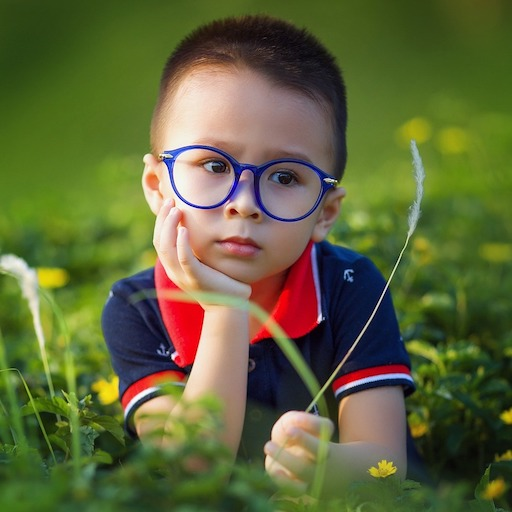
#> input picture assignments/cvtColor_implementation/sample.jpg, 512 x 512 px, found by its file name; its folder holds only this picture in this run
$ python app_HSV.py
#> lines starting #> are read from the running program, lines starting #| are printed output that depends on the picture
#> further down, img is the input picture: shape (512, 512, 3); mean B, G, R 57.8, 101.6, 95.4
import cv2
from data_path import DATA_PATH
import numpy as np


def convertToHSV(image):
    B, G, R = np.float32(cv2.split(image))
    B /= 255
    G /= 255
    R /= 255

    temp = np.maximum(B, G)
    V = np.maximum(temp, R)
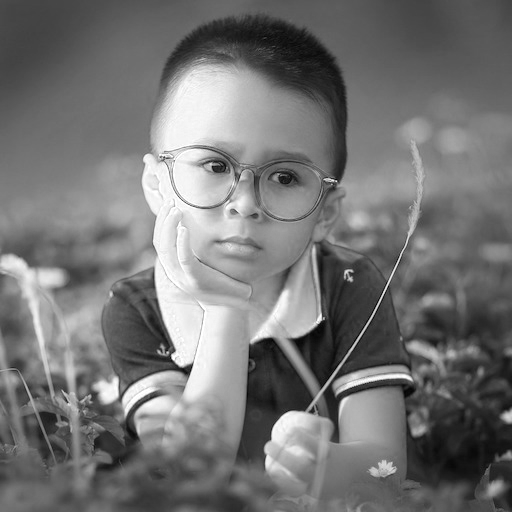
#> V: shape (512, 512) float32; min 0.00392, max 1, mean 0.454

    temp = np.minimum(B, G)
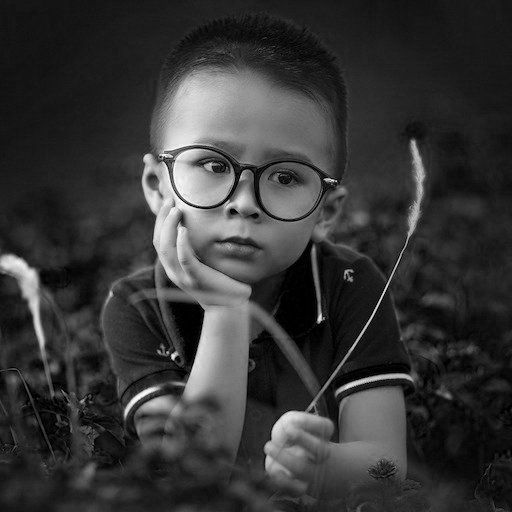
#> temp: shape (512, 512) float32; min 0, max 0.996, mean 0.212
    delta = V - np.minimum(temp, R)
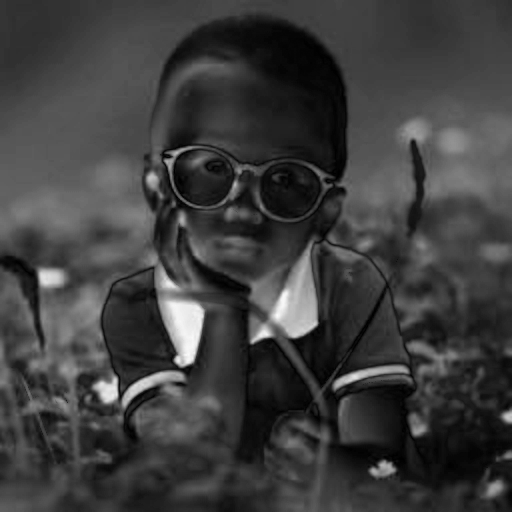
#> delta: shape (512, 512) float32; min 0, max 0.984, mean 0.245

    S = np.zeros_like(V)
    S[V != 0] = (delta[V != 0] / V[V != 0]) * 255
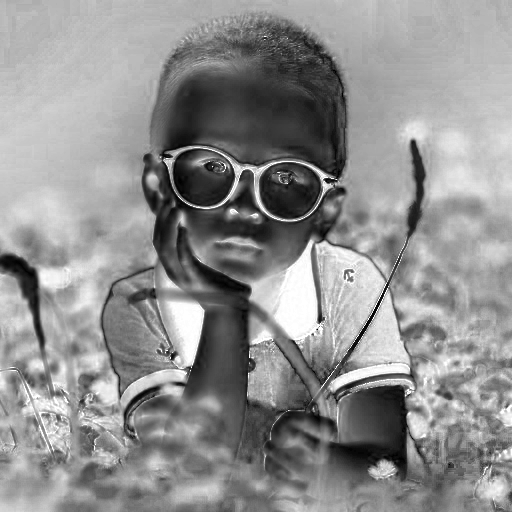
#> S: shape (512, 512) float32; min 0, max 255, mean 143.9
    S = np.round(S).astype(int)

    H = np.zeros_like(V)
    H[delta != 0] = np.where(
        V[delta != 0] == R[delta != 0],
        60 * ((G[delta != 0] - B[delta != 0]) / delta[delta != 0]),
        np.where(
            V[delta != 0] == G[delta != 0],
            120 + (60 * ((B[delta != 0] - R[delta != 0]) / delta[delta != 0])),
            np.where(
                V[delta != 0] == B[delta != 0],
                240 + (60 * ((R[delta != 0] - G[delta != 0]) / delta[delta != 0])),
                0,
            ),
        ),
    )
    H[H < 0] = H[H < 0] + 360
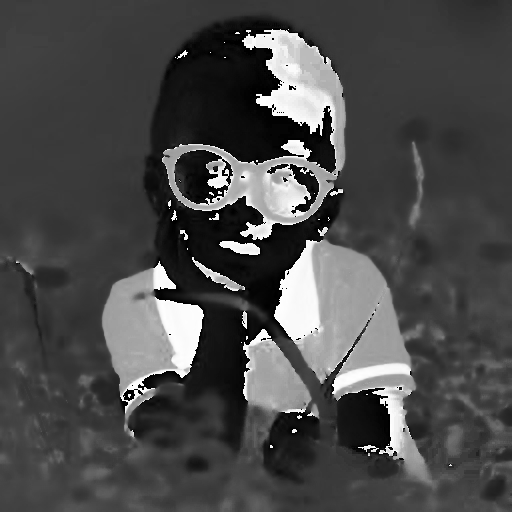
#> H: shape (512, 512) float32; min 0, max 359.7, mean 105.9; drawn with min black and max white
    H = np.round(H / 2).astype(int)
    V = np.round(V * 255).astype(int)

    return np.uint8(cv2.merge([H, S, V]))
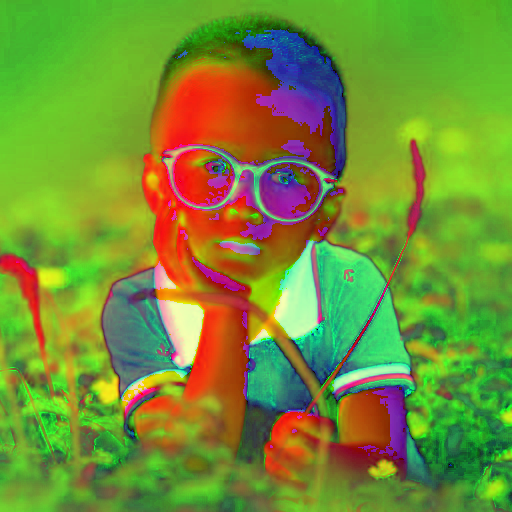
#> returned value: shape (512, 512, 3); mean of channels 0, 1, 2 52.9, 143.9, 115.7; drawn as B, G, R


img = cv2.imread(DATA_PATH + "sample.jpg")
imgHSV = convertToHSV(img)
imgHSV_cv = cv2.cvtColor(img, cv2.COLOR_BGR2HSV)
#> imgHSV_cv: shape (512, 512, 3); mean H, S, V 52.8, 143.9, 115.7

H1, S1, V1 = cv2.split(imgHSV)
H2, S2, V2 = cv2.split(imgHSV_cv)

cv2.imshow("User Defined", imgHSV)
cv2.imshow("OpenCV", imgHSV_cv)
cv2.imshow("Diff", np.abs(imgHSV - imgHSV_cv))
cv2.imshow("Diff - H", np.abs(H1 - H2))
cv2.imshow("Diff - S", np.abs(S1 - S2))
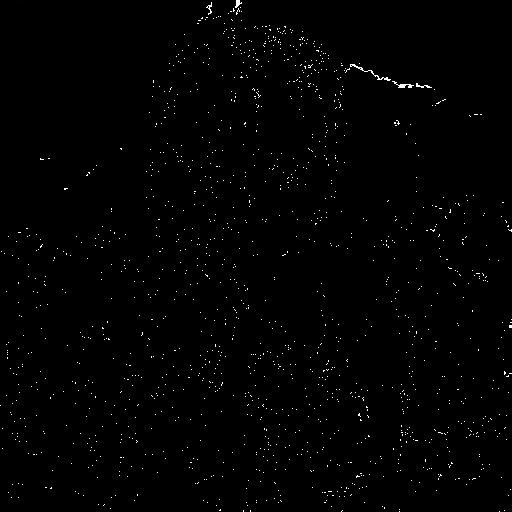
#> window 'Diff - S': shape (512, 512); min 0, max 255, mean 2
cv2.imshow("Diff - V", np.abs(V1 - V2))

cv2.waitKey(0)
cv2.destroyAllWindows()
